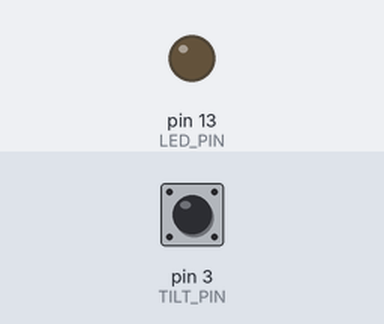
A sketch run on a simulated Arduino Uno, built with avr-gcc and run on an emulated ATmega328P. Shown: output pins drawn as LEDs (lit = HIGH). Dashed ring = blinking. The inputs (shaded band) are chosen by the test bench; at power-on: pin 3 (TILT_PIN) HIGH. What the sketch prints to the serial monitor is not drawn.

Above: at 1.2 s.
1.3 s: pin 3 (TILT_PIN) driven LOW
At 1.8 s:
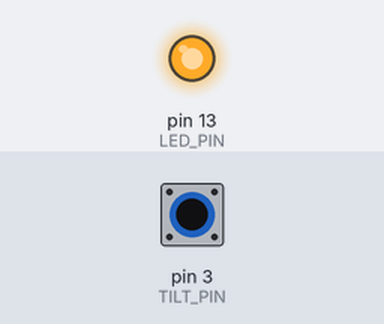
2.8 s: pin 3 (TILT_PIN) driven HIGH
At 3.1 s:
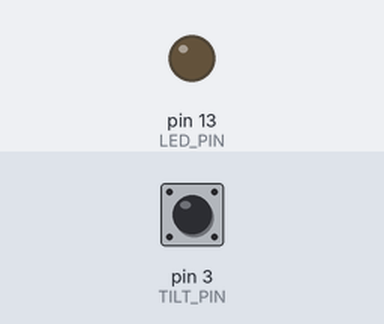
4.3 s: pin 3 (TILT_PIN) pulsed LOW 5 times (0.12 s each, 0.3 s apart)
At 4.66 s:
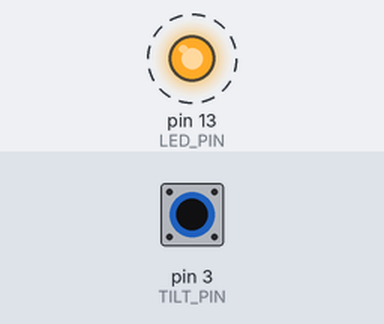
8.8 s: pin 3 (TILT_PIN) pulsed LOW 2 times (0.12 s each, 0.3 s apart)
At 9.7 s:
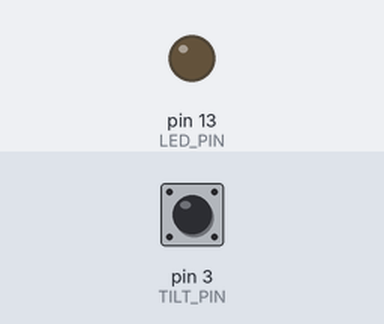
Timing chart, 0 to 11.8 s (numbered marks = the images above; inputs shaded):
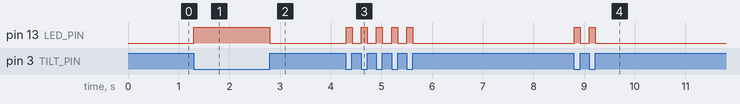

The sketch:

Tilt2.ino
```cpp
#define TILT_PIN 3
#define LED_PIN 13

void setup(){
  pinMode(TILT_PIN, INPUT_PULLUP);
  pinMode(LED_PIN, OUTPUT);

  //Test
  Serial.begin(9600);
}

  void loop(){
  if (digitalRead(TILT_PIN) == LOW){
    digitalWrite(LED_PIN, HIGH);
    Serial.println("ON");
  }
  else{
    digitalWrite(LED_PIN, LOW);
    Serial.println("OFF");
  }
}
```

Measured:
- after the input at 1.3 s, pin 13 (LED_PIN): LOW → HIGH at once
- after the input at 2.8 s, pin 13 (LED_PIN): HIGH → LOW at once
- after the input at 4.3 s, pin 13 (LED_PIN): alternates HIGH for 0.12 s and LOW for 0.18 s, 10 changes in all, then stays LOW, starting at once
- after the input at 8.8 s, pin 13 (LED_PIN): alternates HIGH for 0.12 s and LOW for 0.18 s, 4 changes in all, then stays LOW, starting at once
